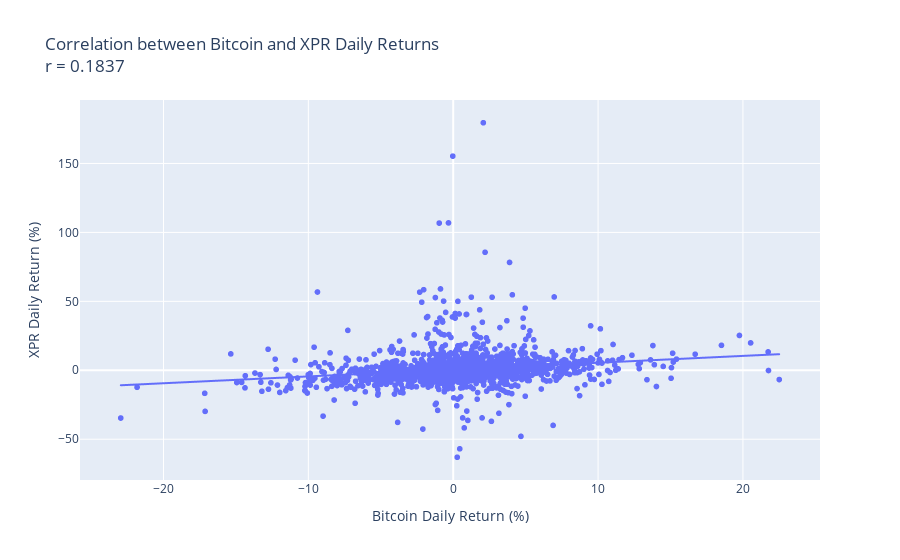
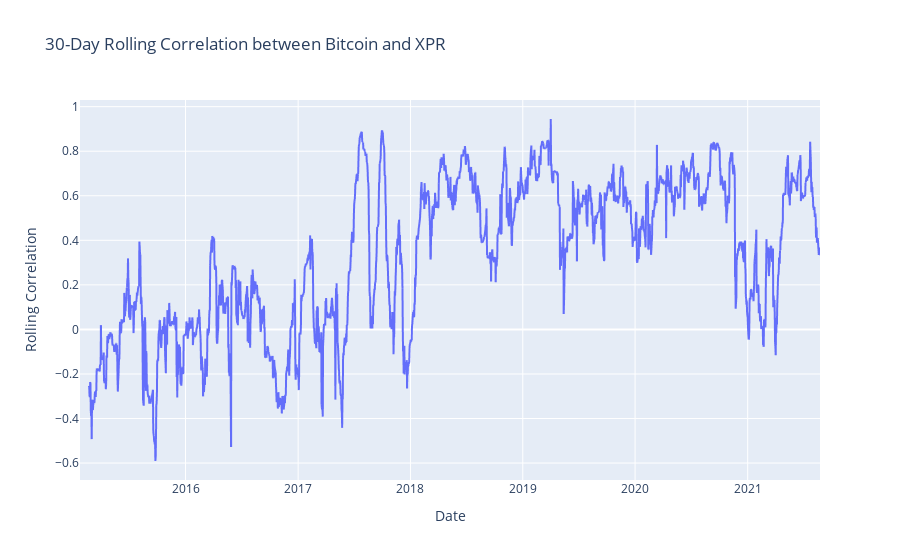

Write notebook code for charts like these, in order.
### Markdown cell above
From the first plot above, we can see that Bitcoin and Ethereum have a moderately positive correlation of r = 0.4992 between their daily return percentages over the years that both coins have been active in the market. This means that changes in Bitcoin prices are not heavily correlated to those in Ethereum prices. This correlation could be due to a third factor like the economic health, which would cause similar rises and drops in most major cryptocurrencies. Also, by looking at the 30-day rolling correlation, we can see that at the start of the younger coin's activity, the correlation between their daily return percentages was changing drastically. This is likely due to the fact that newer cryptocurrencies are highly volatile and the newer coin at the time was seeing drastic price changes. However, as time passed and both coins stabilized in their volatility, we see the correlation between daily return percentage between Bitcoin and Ethereum stay mainly around r = 0.500 and r = 0.690.

### Code cell
import pandas as pd
import numpy as np
import plotly.express as px

btc = pd.read_csv(path1)

btc["DateTime"] = pd.to_datetime(btc["Timestamp"], unit="s")
btc = btc.sort_values("DateTime")

btc_daily = (
    btc.resample("1D", on="DateTime")
       .agg({"Open": "first", "High": "max", "Low": "min", "Close": "last", "Volume": "sum"})
       .dropna()
       .reset_index()
)
btc_daily.rename(columns={"DateTime": "Date"}, inplace=True)

t50 = pd.read_csv(path2)

t50["Date"] = pd.to_datetime(t50["Date"])
t50 = t50.sort_values("Date").reset_index(drop=True)

coin_name = "XPR"
coin = t50[t50["Currency_Name"] == coin_name].copy()

coin["Price"] = coin["Price"].replace(",", "", regex=True).astype(float)
btc_daily["Close"] = btc_daily["Close"].astype(float)

btc_daily["BTC_Return"] = btc_daily["Close"].pct_change() * 100
coin["Coin_Return"] = coin["Price"].pct_change() * 100

merged = pd.merge(
    btc_daily[["Date", "BTC_Return"]],
    coin[["Date", "Coin_Return"]],
    on="Date",
    how="inner"
).dropna().reset_index(drop=True)

correlation = merged["BTC_Return"].corr(merged["Coin_Return"])
print(f"Correlation between Bitcoin and {coin_name} daily returns: {correlation:.4f}")

fig = px.scatter(
    merged,
    x="BTC_Return",
    y="Coin_Return",
    trendline="ols",
    title=f"Correlation between Bitcoin and {coin_name} Daily Returns<br>r = {correlation:.4f}",
    labels={
        "BTC_Return": "Bitcoin Daily Return (%)",
        "Coin_Return": f"{coin_name} Daily Return (%)"
    }
)
fig.show()

merged["RollingCorr"] = merged["BTC_Return"].rolling(window=30).corr(merged["Coin_Return"])

fig2 = px.line(
    merged,
    x="Date",
    y="RollingCorr",
    title=f"30-Day Rolling Correlation between Bitcoin and {coin_name}",
    labels={"RollingCorr": "Rolling Correlation"}
)
fig2.show()

### Figure 1 — Plotly figure (JSON) as saved in the notebook; plotly's stock layout.template omitted (floating-point values rounded to 4 significant figures; data arrays with more than 128 entries replaced by an {"elided": "..."} marker saying what was removed)
{"data": [{"hovertemplate": "Bitcoin Daily Return (%)=%{x}<br>XPR Daily Return (%)=%{y}<extra></extra>", "legendgroup": "", "marker": {"color": "#636efa", "symbol": "circle"}, "mode": "markers", "name": "", "showlegend": false, "type": "scattergl", "x": {"elided": "2406 float values"}, "xaxis": "x", "y": {"elided": "2406 float values"}, "yaxis": "y"}, {"hovertemplate": "<b>OLS trendline</b><br>Coin_Return = 0.495983 * BTC_Return + 0.506008<br>R<sup>2</sup>=0.033755<br><br>Bitcoin Daily Return (%)=%{x}<br>XPR Daily Return (%)=%{y} <b>(trend)</b><extra></extra>", "legendgroup": "", "marker": {"color": "#636efa", "symbol": "circle"}, "mode": "lines", "name": "", "showlegend": false, "type": "scattergl", "x": {"elided": "2406 float values"}, "xaxis": "x", "y": {"elided": "2406 float values"}, "yaxis": "y"}], "layout": {"legend": {"tracegroupgap": 0}, "title": {"text": "Correlation between Bitcoin and XPR Daily Returns<br>r = 0.1837"}, "xaxis": {"anchor": "y", "domain": [0, 1], "title": {"text": "Bitcoin Daily Return (%)"}}, "yaxis": {"anchor": "x", "domain": [0, 1], "title": {"text": "XPR Daily Return (%)"}}}}

### Figure 2 — Plotly figure (JSON) as saved in the notebook; plotly's stock layout.template omitted (floating-point values rounded to 4 significant figures; data arrays with more than 128 entries replaced by an {"elided": "..."} marker saying what was removed)
{"data": [{"hovertemplate": "Date=%{x}<br>Rolling Correlation=%{y}<extra></extra>", "legendgroup": "", "line": {"color": "#636efa", "dash": "solid"}, "marker": {"symbol": "circle"}, "mode": "lines", "name": "", "showlegend": false, "type": "scattergl", "x": {"elided": "2406 str values"}, "xaxis": "x", "y": {"elided": "2406 float values"}, "yaxis": "y"}], "layout": {"legend": {"tracegroupgap": 0}, "title": {"text": "30-Day Rolling Correlation between Bitcoin and XPR"}, "xaxis": {"anchor": "y", "domain": [0, 1], "title": {"text": "Date"}}, "yaxis": {"anchor": "x", "domain": [0, 1], "title": {"text": "Rolling Correlation"}}}}
